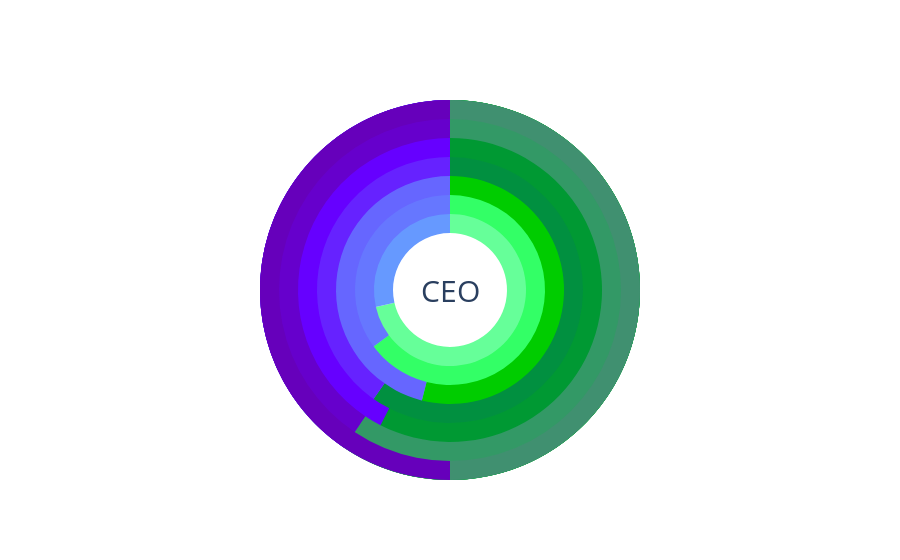

Notebook code for this chart:
### Code cell
fig2.show()

### Figure 1 — Plotly figure (JSON) as saved in the notebook; plotly's stock layout.template omitted (floating-point values rounded to 4 significant figures)
{"data": [{"direction": "counterclockwise", "hole": 0.3, "hovertext": "Insert target here.", "labels": ["Male Executives", "Female Executives"], "marker": {"colors": ["#66ff99", "#6699ff"]}, "textinfo": "none", "textposition": "inside", "type": "pie", "values": [100, 40]}, {"direction": "counterclockwise", "hole": 0.4, "hovertext": "Insert target here.", "labels": ["Male Professionals", "Female Professionals"], "marker": {"colors": ["#33ff66", "#6677ff"]}, "textinfo": "none", "textposition": "inside", "type": "pie", "values": [18293, 9907]}, {"direction": "counterclockwise", "hole": 0.5, "hovertext": "Insert target here.", "labels": ["Male Managers", "Female Managers"], "marker": {"colors": ["#00cc00", "#6666ff"]}, "textinfo": "none", "textposition": "inside", "type": "pie", "values": [6155, 5250]}, {"direction": "counterclockwise", "hole": 0.6, "hovertext": "Insert target here.", "labels": ["Male Craft Workers", "Female Craft Workers"], "marker": {"colors": ["#019040", "#6622ff"]}, "textinfo": "none", "textposition": "inside", "type": "pie", "values": [11990, 8085]}, {"direction": "counterclockwise", "hole": 0.7, "hovertext": "Insert target here.", "labels": ["Male Sales Workers", "Female Sales Workers"], "marker": {"colors": ["#009933", "#6600ff"]}, "textinfo": "none", "textposition": "inside", "type": "pie", "values": [14685, 10830]}, {"direction": "counterclockwise", "hole": 0.8, "hovertext": "Insert target here.", "labels": ["Male Service Workers", "Female Service Workers"], "marker": {"colors": ["#339966", "#6600cc"]}, "textinfo": "none", "textposition": "inside", "type": "pie", "values": [284, 194]}, {"direction": "counterclockwise", "hole": 0.9, "hovertext": "Insert target here.", "labels": ["Male Graduate Target Intake", "Female Graduate Target Intake"], "marker": {"colors": ["#409070", "#6600bb"]}, "textinfo": "none", "textposition": "inside", "type": "pie", "values": [50, 50]}], "layout": {"annotations": [{"font": {"size": 30}, "showarrow": false, "text": "CEO", "x": 0.5, "y": 0.5}], "showlegend": false, "title": {"x": 0.5}}}
